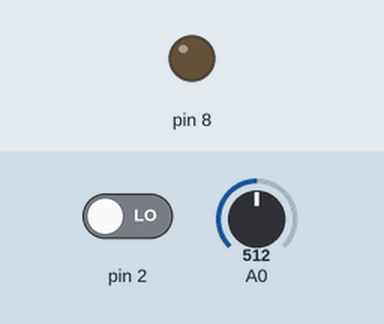
The sketch below on a simulated Arduino Uno, built with avr-gcc and run on an emulated ATmega328P. Parts: output pins drawn as LEDs (lit = HIGH). The inputs (shaded band) are chosen by the test bench; at power-on: pin 2 LOW, A0 = 512.

Above: at 1.8 s.
1.9 s: pin 2 driven HIGH
At 3.2 s:
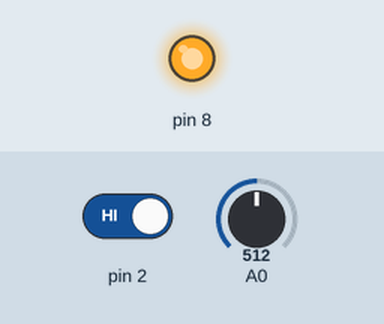
3.5 s: pin 2 driven LOW
At 8.4 s:
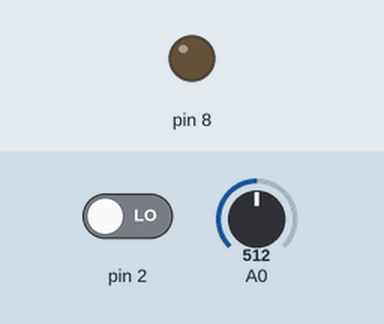
Timing chart, 0 to 9.9 s (numbered marks = the images above; inputs shaded):
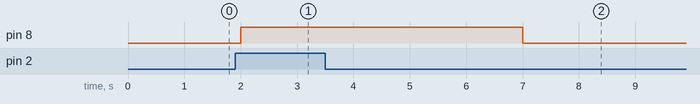

Measured:
- after the input at 1.9 s, pin 8: LOW → HIGH after 0.10 s
- after the input at 3.5 s, pin 8: HIGH → LOW after 3.5 s

The sketch:

PIR_.ino
```cpp
int LightSensorVal = 0;

int PIRSensorVal = 0;

int RelayOutputVal = 0;

void setup()
{
  pinMode(A0, INPUT);
  pinMode(2, INPUT);
  pinMode(8, OUTPUT);
}

void loop()
{
  LightSensorVal = analogRead(A0);
  PIRSensorVal = digitalRead(2);
  RelayOutputVal = 8;
  if (LightSensorVal < 600) {
    if (PIRSensorVal == HIGH) {
      digitalWrite(8, HIGH);
      delay(5000); // Wait for 5000 millisecond(s)
    } else {
      digitalWrite(8, LOW);
      delay(1000); // Wait for 1000 millisecond(s)
    }
  }
}
```
